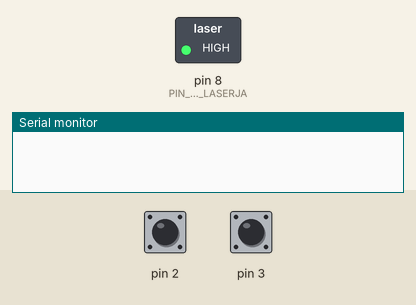
A sketch run on a simulated Arduino Uno, built with avr-gcc and run on an emulated ATmega328P. Parts: switched loads named in the sketch (green lamp = pin HIGH), the last lines printed to the serial monitor. The test bench sets the inputs (shaded band); at power-on: pin 2 HIGH, pin 3 HIGH.

Above: at 1.2 s.
1.3 s: pin 2 pulled LOW for 3.2 s
At 3.6 s:
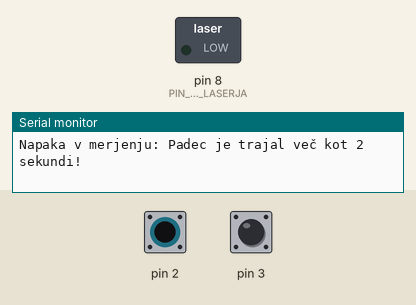
7.5 s: pin 2 pulled LOW for 0.15 s
At 10.4 s:
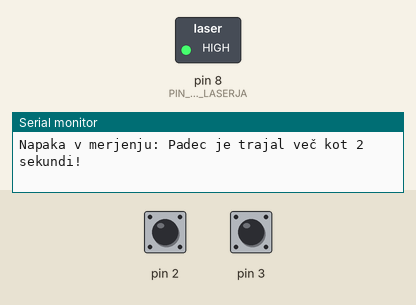
10.6 s: pin 2 pulled LOW for 1 s
At 12.9 s:
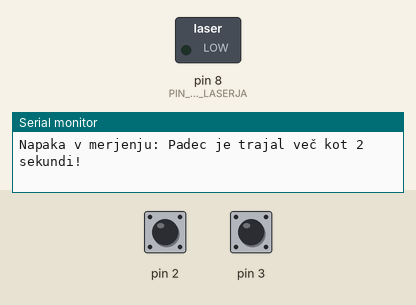
Timing chart, 0 to 14.6 s (numbered marks = the images above; inputs shaded):
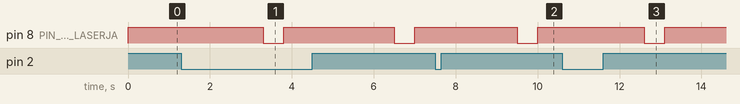

The sketch:

Meritveni_program.ino
```cpp
volatile bool prvi = false;
volatile bool drugi = false;
volatile unsigned long zacetek = 0, konec = 0;
volatile unsigned long startTime = 0;
volatile bool errorPrinted = false;

const int PIN_PRVEGA_LASERJA = 8;

void setup() {
  Serial.begin(115200);
  sei();

  DDRB |= (1 << PB0); //nastavitev na output
  PORTB |= (1 << PB0); //output=high

  DDRD &= ~(1 << PD2); //nastavitev na input
  PORTD |= (1 << PD2); //pull-up resistor

  DDRD &= ~(1 << PD3);
  PORTD |= (1 << PD3);

  EICRA |= (1 << ISC00); //trigger on any change
  EICRA |= (1 << ISC10);

  EIMSK |= (1 << INT0);  //enable interrupt request
  EIMSK |= (1 << INT1);
}

ISR(INT0_vect) {
  EIMSK &= ~(1 << INT0); //izključi interrupte
  if (!prvi) {
    zacetek = micros();
    prvi = true;
    drugi = false;
    startTime = millis();
  }
  EIFR |= (1 << INTF0); //počisti interrupte
  EIMSK |= (1 << INT0);  //vključi interrupte
}

ISR(INT1_vect) {
  EIMSK &= ~(1 << INT1);
  if (prvi) {
    konec = micros();
    prvi = false;
    drugi = true;
    izpis();
  }
  EIFR |= (1 << INTF1);
  EIMSK |= (1 << INT1);
}

void izpis() {
  float Razlika = (konec - zacetek) / 1000000.0;
  Serial.print("Cas med laserjema: ");
  Serial.print(Razlika, 6);
  Serial.println(" sekund");
}

void loop() {
  if (prvi) {
    if (millis() - startTime >= 2000 && !drugi) {
      zacetek = 0;
      prvi = false;
      if (!errorPrinted) {
        PORTB &= ~(1 << PB0); //laser off
        Serial.println("Napaka v merjenju: Padec je trajal več kot 2 sekundi!");
        delay(500);
        PORTB |= (1 << PB0); //laser on
        errorPrinted = true;
      }
    }
  } else {
    errorPrinted = false;
  }
}
```

Measured:
- after the input at 1.3 s, pin 8 (PIN_PRVEGA_LASERJA): alternates HIGH for 2.7 s and LOW for 0.50 s, starting after 2.0 s
- after the input at 7.5 s, pin 8 (PIN_PRVEGA_LASERJA): HIGH → LOW after 2.0 s, → HIGH 0.50 s later
- after the input at 10.6 s, pin 8 (PIN_PRVEGA_LASERJA): HIGH → LOW after 2.0 s, → HIGH 0.50 s later
